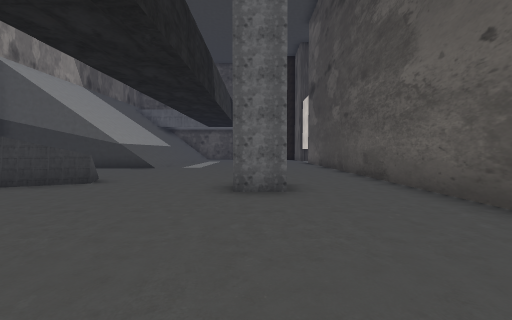
[1] (above)

24 first-person views from a walk through a level from a Godot 3-D game. The camera is 1.5 m above the floor, tilts 2° down and sees 90° across. The floor is counted in squares, 2 m on a side. Each view is taken from the middle of a square. On the plan, view 1 faces up. The plan holds only what a view shows up to about 9 squares ahead; the rest is blank. The place goes on beyond the plan. Some surface patterns are stand-ins.

[2]
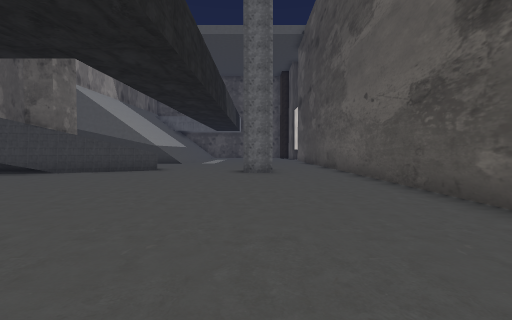

[3]
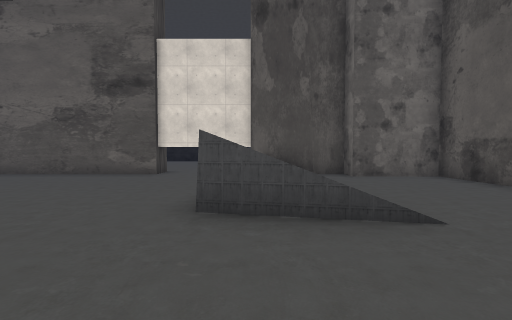

[4]
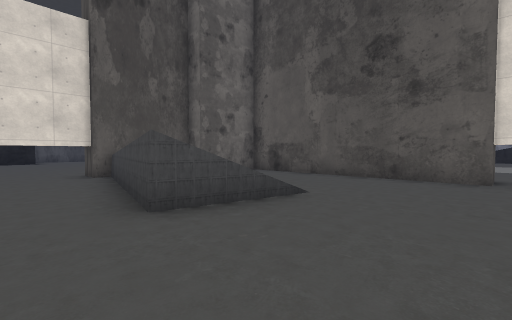

[5]
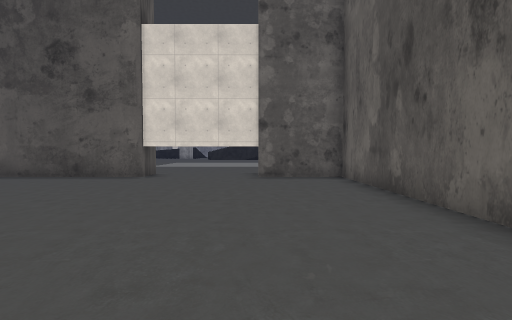

[6]
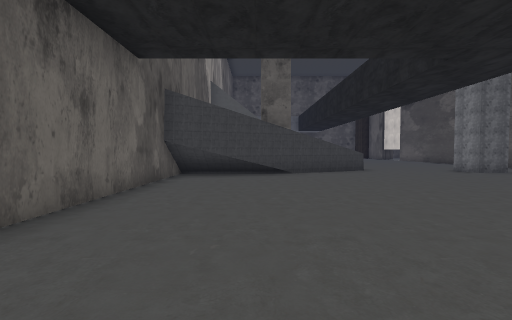

[7]
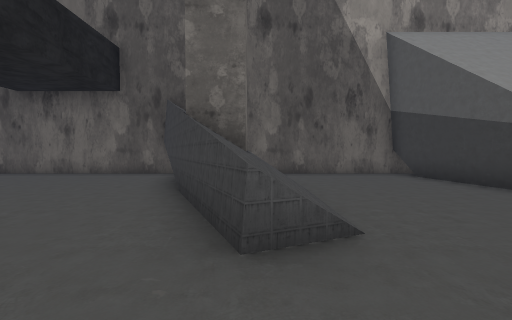

[8]
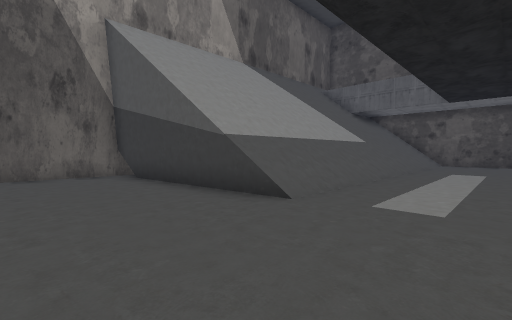

[9]
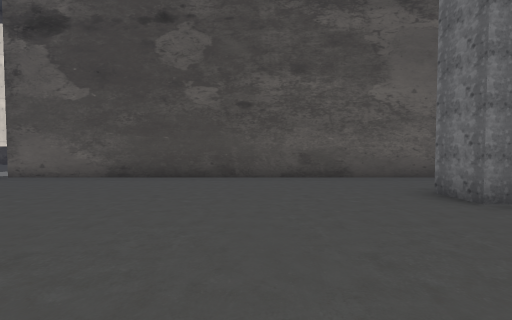

[10]
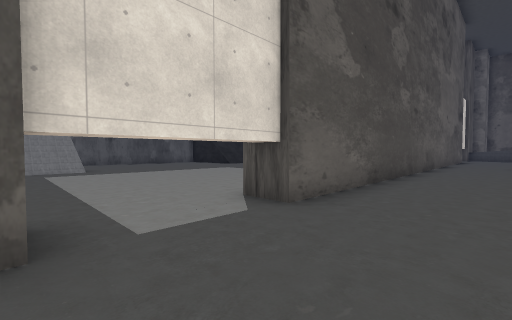

[11]
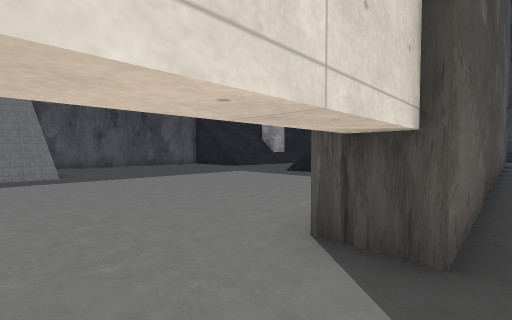

[12]
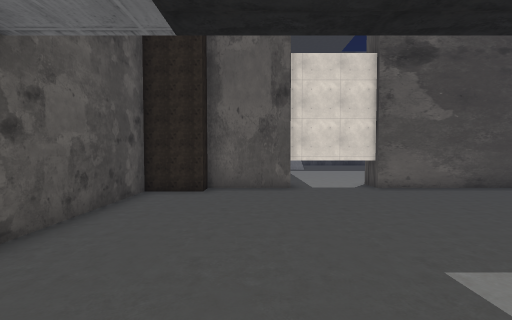

[13]
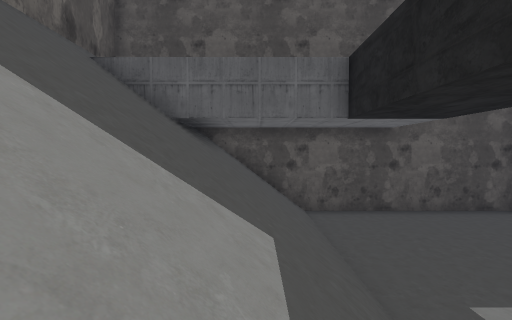

[14]
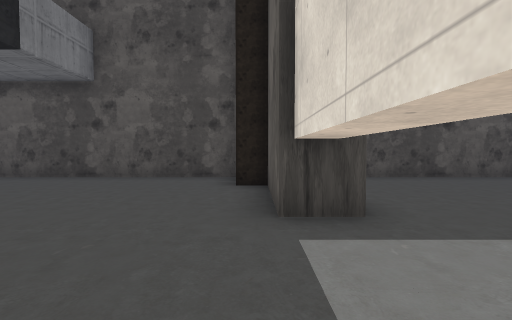

[15]
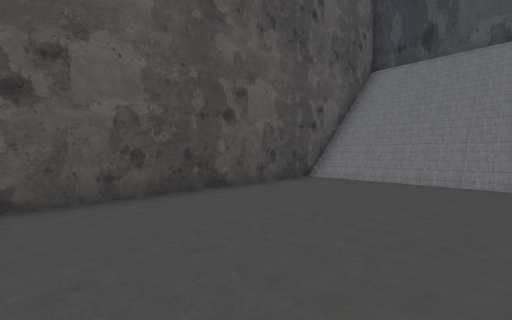

[16]
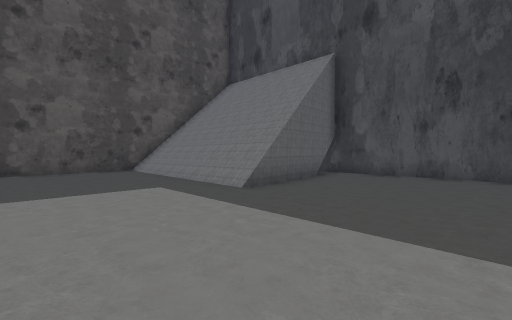

[17]
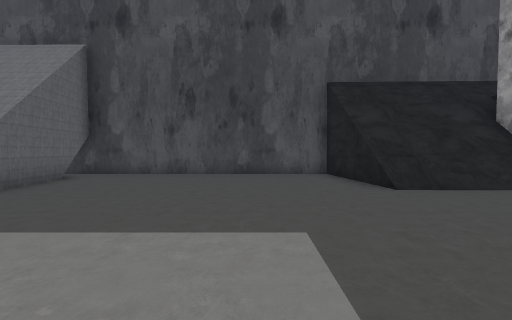

[18]
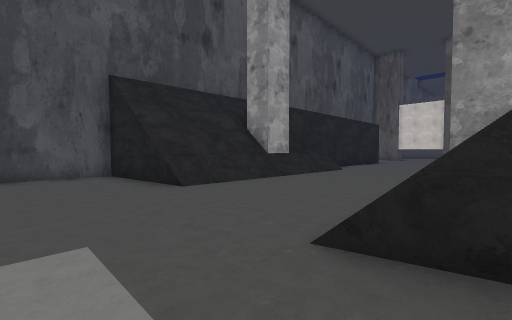

[19]
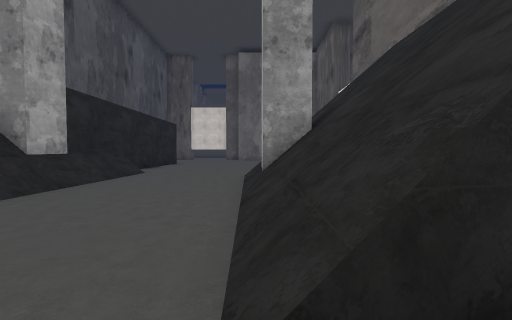

[20]
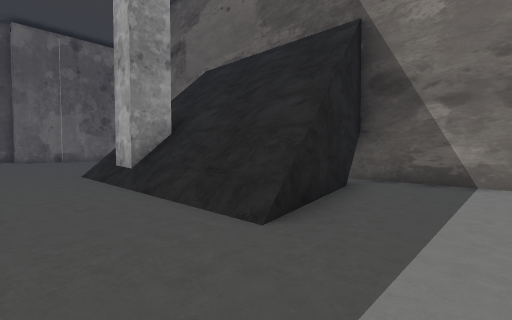

[21]
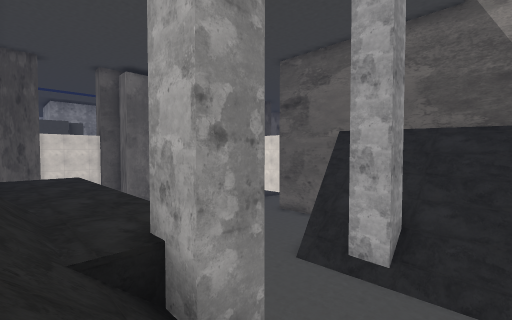

[22]
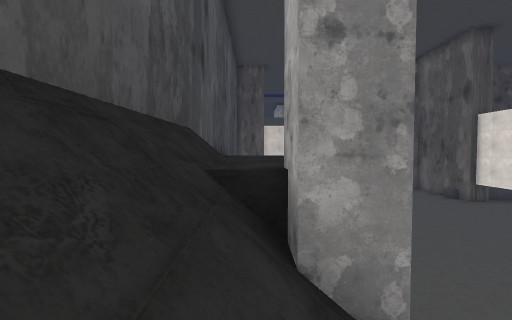

[23]
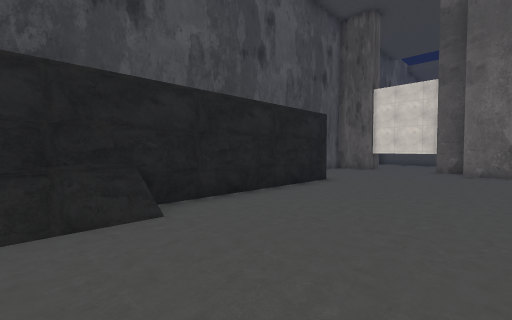

[24]
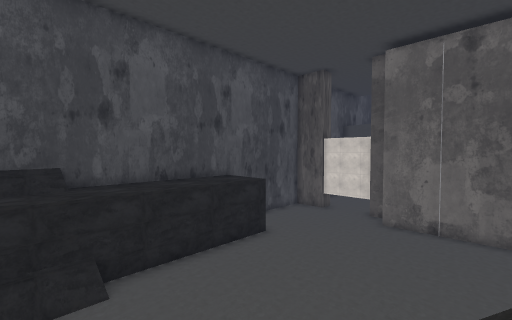

### Floor plan
Key: @ floor where view 1 was taken; # wall or solid block; . main floor; : floor 4.75 m higher than the main floor; / step, stairs or slope; = window, fence, low wall or low ledge; v drop or lower ground.
Columns run from 11 left of view 1 to 17 right of it. Each row starts with its distance up from view 1.
 24     ########### ##########
 23 #   ///.......# .......///
 22 #/  ///.......##.......////
 21 #/=v#//........#.......////
 20 #//////........#.......////
 19  //////........#.......////
 18   /////................///###
 17    ////................#///.#
 16     ///........#............#
 15    ////... ....#............#
 14 #//////...  ...#............#
 13 #//////... ....#............#
 12 #//////........#............#
 11 #////#/........#............#
 10 #..............#../#/.......#
  9 #..............#/////...////#
  8 #..............#/////...////#
  7 #...////.......#/////...////#
  6 #  /////.......#/////...////#
  5 #  ##=.....#...#///#/.../#//#
  4 # /#...........#/////.../::/#
  3 #/.............#//// .../::/#
  2 #..............#    ..../:::#
  1 #..............#   ......:::#
  0 #..........@...#  .......:::#
 -1 #...... .......#  .......:::#
 -2 #.....   .......  .......:::
 -3 # ... ...................:::
 -4   ... ...................:::
 -5  ........#///=/#.........
 -6 #......../     # .......
 -7 #........//////# ......
 -8 #.............## .. ..
 -9 #.............#
-10 #.............#
-11 ###....########
-12    ....

Where each view was taken, in squares from view 1:
view 1: 0 up, 0 right, facing up
view 2: 4 down, 0 right, facing up
view 3: 5 down, 5 left, facing right
view 4: 3 down, 5 left, facing down-right
view 5: 3 down, 8 left, facing down
view 6: 4 down, 8 left, facing up
view 7: 6 up, 2 left, facing left
view 8: 8 up, 2 left, facing up-left
view 9: 9 up, 4 left, facing right
view 10: 19 up, 1 right, facing down-right
view 11: 18 up, 3 right, facing down-right
view 12: 20 up, 5 left, facing right
view 13: 15 up, 6 left, facing up
view 14: 16 up, 3 right, facing up
view 15: 19 up, 5 right, facing up-right
view 16: 13 up, 8 right, facing up-right
view 17: 12 up, 8 right, facing right
view 18: 12 up, 8 right, facing down-right
view 19: 11 up, 9 right, facing down
view 20: 12 up, 11 right, facing down-left
view 21: 8 up, 16 right, facing down-left
view 22: 8 up, 15 right, facing down
view 23: 4 up, 9 right, facing down-right
view 24: 4 up, 6 right, facing down-right
